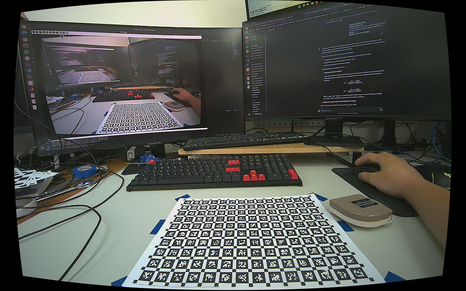
#> input picture IIIIIIIII_TEST/zed_camera_test/normal_eye_calibration_view/camcalib_tutorial_data/Hero4/5.png, 466 x 291 px, shrunk from 1920 x 1200 before the run; its folder holds 5 pictures in this run
$ python main.py   (older library calls are emulated)
#> lines starting #> are read from the running program, lines starting #| are printed output that depends on the picture
"""
Copyright (c) 2015-2022 IVISO GmbH

Permission is hereby granted, free of charge, to any person obtaining
a copy of this software and associated documentation files (the
"Software"), to deal in the Software without restriction, including
without limitation the rights to use, copy, modify, merge, publish,
distribute, sublicense, and/or sell copies of the Software, and to
permit persons to whom the Software is furnished to do so, subject to
the following conditions:

The above copyright notice and this permission notice shall be
included in all copies or substantial portions of the Software.

THE SOFTWARE IS PROVIDED "AS IS", WITHOUT WARRANTY OF ANY KIND,
EXPRESS OR IMPLIED, INCLUDING BUT NOT LIMITED TO THE WARRANTIES OF
MERCHANTABILITY, FITNESS FOR A PARTICULAR PURPOSE AND
NONINFRINGEMENT. IN NO EVENT SHALL THE AUTHORS OR COPYRIGHT HOLDERS BE
LIABLE FOR ANY CLAIM, DAMAGES OR OTHER LIABILITY, WHETHER IN AN ACTION
OF CONTRACT, TORT OR OTHERWISE, ARISING FROM, OUT OF OR IN CONNECTION
WITH THE SOFTWARE OR THE USE OR OTHER DEALINGS IN THE SOFTWARE.
"""

import cv2
import yaml
import numpy as np
import matplotlib.pyplot as plt
import glob

# Load camera calibration YAML
dataset_dir = "camcalib_tutorial_data/"
filename = dataset_dir+"5.yaml"
with open(filename,"r") as f:
    print("Loading ", filename)
    calibration_parameters = yaml.load(f, Loader=yaml.FullLoader)

# Extract the calibration data for camera 1 & 2 from calibration_parameters variable
print("Preparing calibration data")
cam1_parameters = calibration_parameters['sensors']['Hero4']

# Extract camera 1 & 2 intrinsic parameters from cam1_parameters
cam1_intrinsics = cam1_parameters['intrinsics']['parameters']

# Prepare variables for undistort and undistort-rectify map creation
image_size = cam1_intrinsics['image_size']
cam1_camera_matrix = np.array([[cam1_intrinsics['fx'], 0, cam1_intrinsics['cx']],
                               [0, cam1_intrinsics['fy'], cam1_intrinsics['cy']],
                               [0, 0, 1]])

# Check which distortion model to use
cv = None
dist_keys = None
model = None
if cam1_parameters['intrinsics']['type'] == 'Pinhole':
    cv = cv2
    dist_keys = []
elif cam1_parameters['intrinsics']['type'] == 'PinholeRadTan':
    cv = cv2
    dist_keys = ['k1', 'k2', 'p1', 'p2']
elif cam1_parameters['intrinsics']['type'] == 'KannalaBrandt':
    cv = cv2.fisheye
    dist_keys = ['k1', 'k2', 'k3', 'k4']
else:
    raise "Opencv cannot handle these camera models"

# Compute undistortion maps - these are only required to demonstrate undistortion
cam1_distortion = np.array([cam1_intrinsics[k] for k in dist_keys])
print("Computing undistortion maps...")
undistort_map1 = cv.initUndistortRectifyMap(cam1_camera_matrix,
                                            cam1_distortion,
                                            np.eye(3),
                                            cam1_camera_matrix,
                                            image_size,
                                            cv2.CV_32F)

# Load a stereo image pair
img_fn = dataset_dir+"Hero4/5.png"
img1_raw = cv2.imread(img_fn)
#> img1_raw is the input picture: shape (291, 466, 3); mean B, G, R 81, 86.1, 83.7

# Undistort images - undistortion example
print("Undistorting image", img_fn)
img1_undist = cv2.remap(img1_raw, *undistort_map1, cv2.INTER_LANCZOS4)
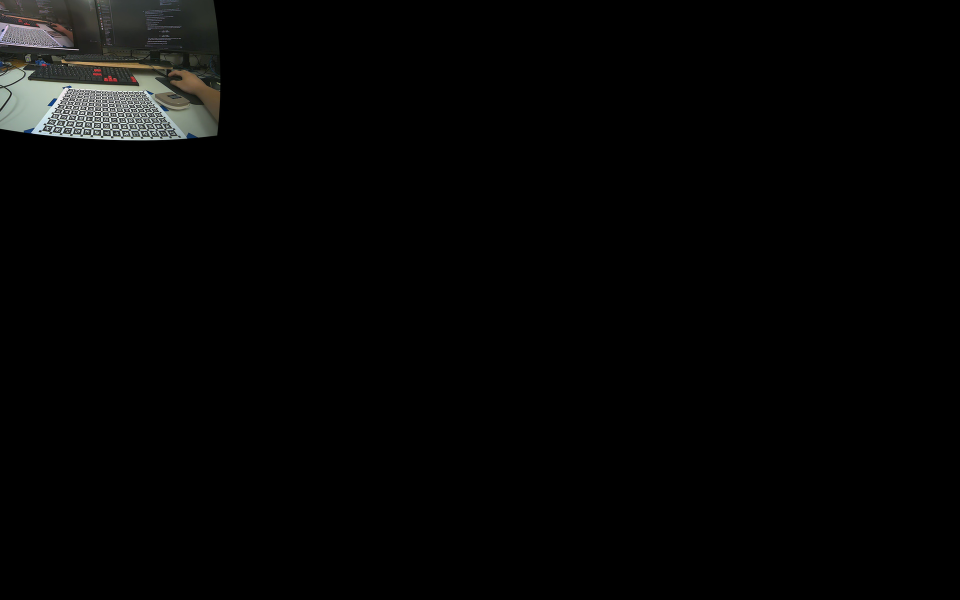
#> img1_undist: shape (1200, 1920, 3) (shown at 1/2 size); mean B, G, R 4.5, 4.8, 4.7

ud_img_fn = dataset_dir+"Hero4/005_UD.JPG"
print("Saving undistorted image", ud_img_fn)
cv2.imwrite(ud_img_fn,img1_undist)
